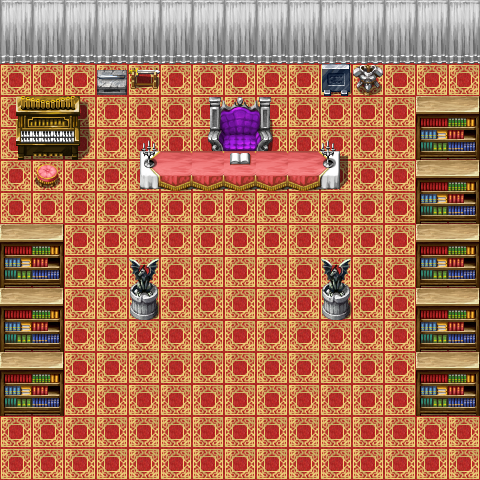

Tiled map render using the project's own tile images. Description and the map definition, with tile-layer contents summarised, below:
An orthogonal 15x15 tile map with 32x32 px tiles, 3 tile layers (Capa de Patrones 1, Capa de patrones 2, Capa de patrones 3), 4 tilesets.

<map version="1.0" tiledversion="1.1.4" orientation="orthogonal" renderorder="right-down" width="15" height="15" tilewidth="32" tileheight="32" infinite="0" nextobjectid="1">
 <tileset firstgid="1" source="Dungeon_A2.tsx" />
 <tileset firstgid="193" source="Dungeon_C.tsx" />
 <tileset firstgid="449" source="Inside_B.tsx" />
 <tileset firstgid="705" source="Inside_C.tsx" />
 <layer name="Capa de Patrones 1" width="15" height="15">
  <data>[225 cells, 225 non-empty, 1 distinct tile ids]</data>
 </layer>
 <layer name="Capa de patrones 2" width="15" height="15">
  <data>[225 cells, 36 non-empty, 8 distinct tile ids]</data>
 </layer>
 <layer name="Capa de patrones 3" width="15" height="15">
  <data>[225 cells, 61 non-empty, 25 distinct tile ids]</data>
 </layer>
</map>
